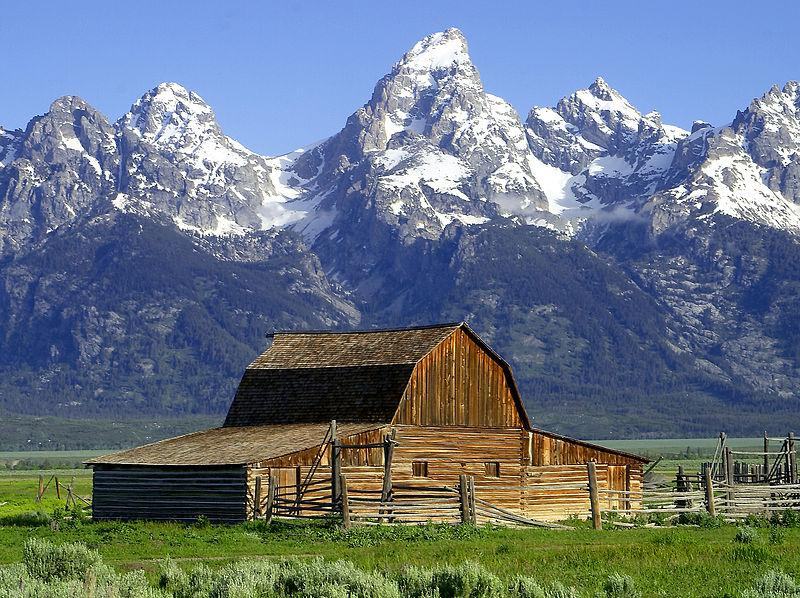
#> input picture Triambaka-back/img/input_image.png, 800 x 598 px, found by its file name
$ python steps.py
#> lines starting #> are read from the running program, lines starting #| are printed output that depends on the picture; after the words box and inside, x2 and y2 are one past the last pixel; in counts of white or black regions, pixels touching at a corner belong together
import cv2
import numpy as np
from scipy.fftpack import dct, idct
import matplotlib.pyplot as plt

# Helper functions (copied from your original code)
def scramble_watermark(watermark, perm_key):
    flat = watermark.flatten()
    np.random.seed(perm_key)
    perm = np.random.permutation(len(flat))
    scrambled_flat = flat[perm]
    scrambled = scrambled_flat.reshape(watermark.shape)
    return scrambled, perm

def generate_scrambled_watermark(shape, key, perm_offset=54321):
    np.random.seed(key)
    watermark = np.random.randint(0, 2, shape)
    perm_key = key + perm_offset
    scrambled, perm = scramble_watermark(watermark, perm_key)
    return watermark, scrambled, perm

def adaptive_delta(y_channel, factor=10, min_delta=2.0):
    contrast = np.std(y_channel)
    return max(contrast / factor, min_delta)

def qim_embed(coefficient, bit, delta):
    return np.round(coefficient / delta) * delta if bit == 0 else np.round((coefficient - delta/2) / delta) * delta + delta/2

def qim_extract(coefficient, delta):
    q0 = np.round(coefficient / delta) * delta
    q1 = q0 + delta/2
    return 0 if abs(coefficient - q0) < abs(coefficient - q1) else 1

# Load an image
input_path = "input_image.png"  # Replace with your image path
img = cv2.imread(input_path)
#> img is the input picture: shape (598, 800, 3); mean B, G, R 130.3, 117.4, 104.6
key = 12345  # Example key
delta = 5.0  # Example delta

# Step 1: Original Image
plt.figure(figsize=(6, 6))
plt.imshow(cv2.cvtColor(img, cv2.COLOR_BGR2RGB))
plt.title("1. Original Image")
plt.axis("off")
plt.show()

# Step 2: Convert to YCrCb Color Space
ycrcb = cv2.cvtColor(img, cv2.COLOR_BGR2YCrCb)
#> ycrcb: shape (598, 800, 3); mean of channels 0, 1, 2 115.1, 120.5, 136.6
plt.figure(figsize=(6, 6))
plt.imshow(cv2.cvtColor(ycrcb, cv2.COLOR_YCrCb2RGB))
plt.title("2. YCrCb Color Space Image")
plt.axis("off")
plt.show()

# Step 3: Split Y, Cr, and Cb Channels
y, cr, cb = cv2.split(ycrcb)
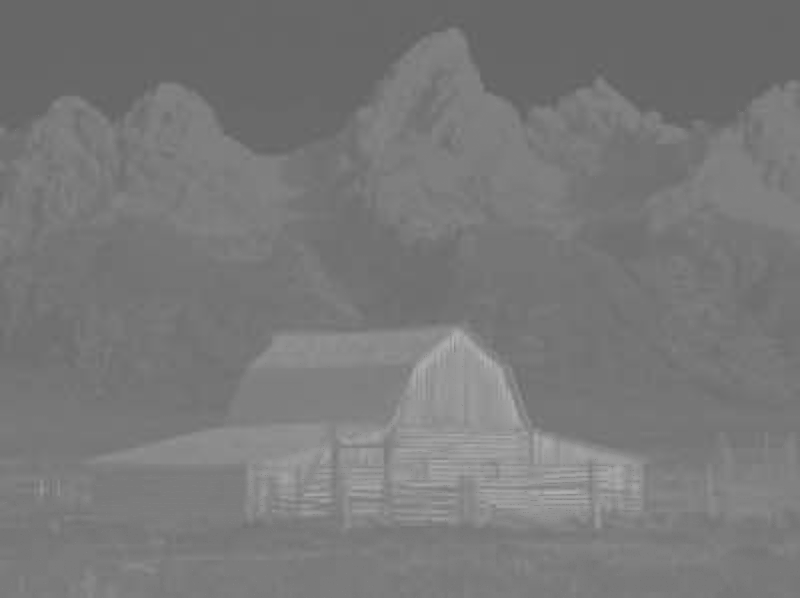
#> cr: shape (598, 800); min 98, max 176, mean 120.5
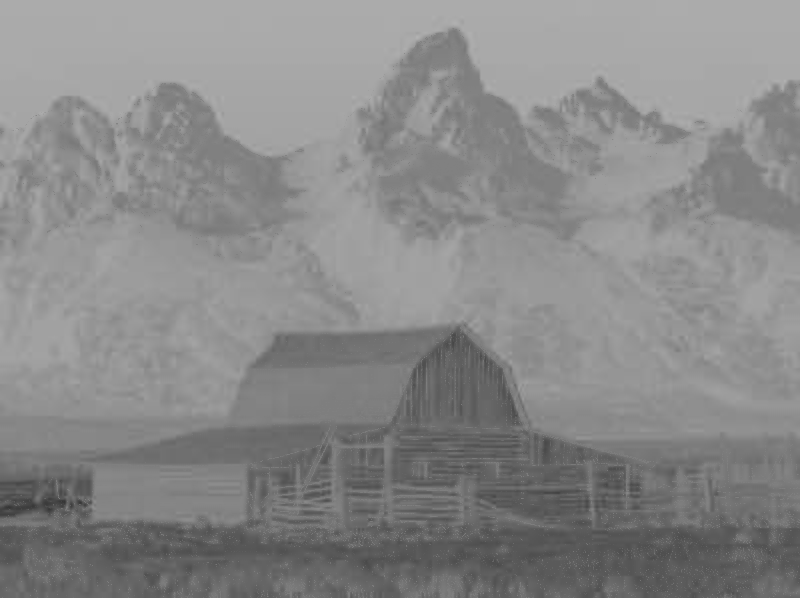
#> cb: shape (598, 800); min 53, max 178, mean 136.6
plt.figure(figsize=(15, 5))
plt.subplot(1, 3, 1)
plt.imshow(y, cmap="gray")
plt.title("Y Channel")
plt.axis("off")
plt.subplot(1, 3, 2)
plt.imshow(cr, cmap="gray")
plt.title("Cr Channel")
plt.axis("off")
plt.subplot(1, 3, 3)
plt.imshow(cb, cmap="gray")
plt.title("Cb Channel")
plt.axis("off")
plt.show()

# Step 4: Padding of Y Channel to Make It Divisible by 8x8 Blocks
h, w = y.shape
#> h = 598; w = 800
pad_h, pad_w = (8 - h % 8) % 8, (8 - w % 8) % 8
#> pad_h = 2; pad_w = 0
y_padded = cv2.copyMakeBorder(y, 0, pad_h, 0, pad_w, cv2.BORDER_REFLECT)

# Draw grid lines for 8x8 blocks
y_padded_with_grid = y_padded.copy()
for i in range(0, y_padded_with_grid.shape[0], 8):
    cv2.line(y_padded_with_grid, (0, i), (y_padded_with_grid.shape[1], i), (255, 0, 0), 1)
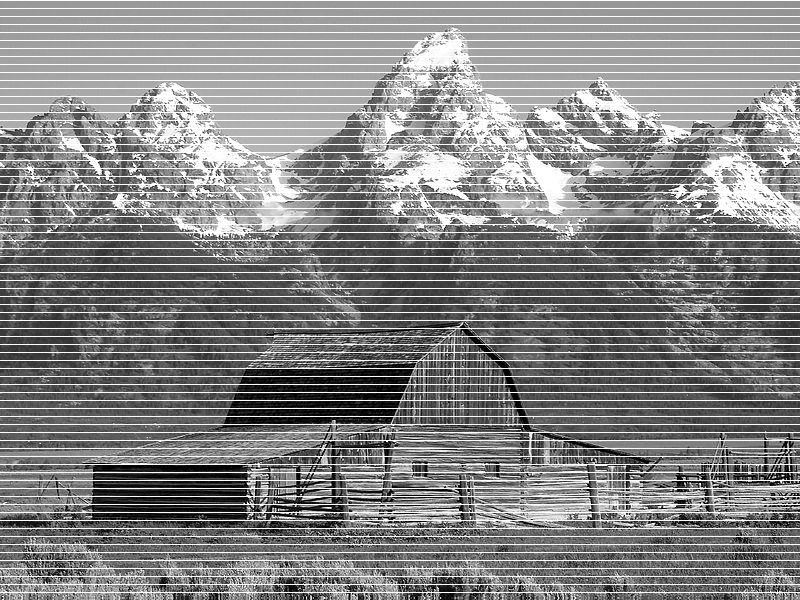
#> y_padded_with_grid: shape (600, 800); min 0, max 255, mean 132.5
for j in range(0, y_padded_with_grid.shape[1], 8):
    cv2.line(y_padded_with_grid, (j, 0), (j, y_padded_with_grid.shape[0]), (255, 0, 0), 1)
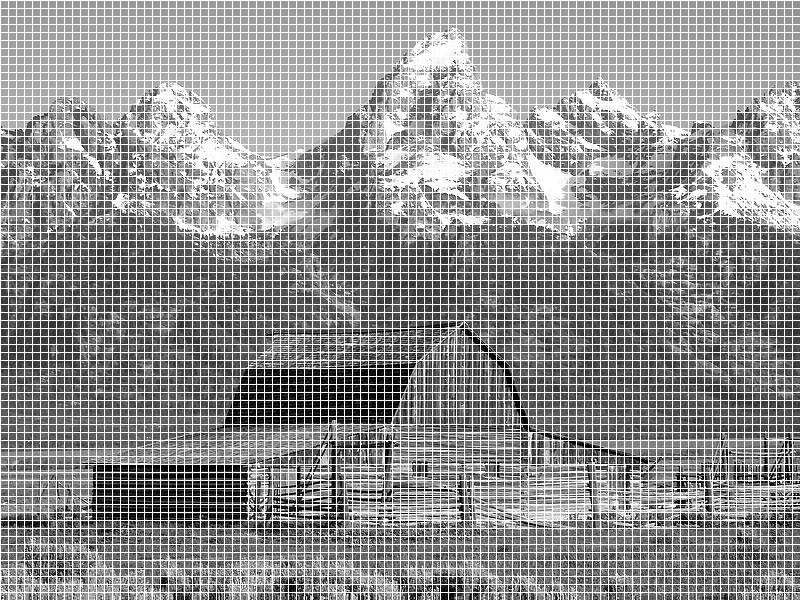
#> y_padded_with_grid: shape (600, 800); 10.88% of pixels changed, all inside (x1, y1, x2, y2) = (0, 1, 793, 600)

plt.figure(figsize=(6, 6))
plt.imshow(y_padded_with_grid, cmap="gray")
plt.title("4. Y Channel with Padding and 8x8 Blocks")
plt.axis("off")
plt.show()

# Step 5: Generate a Scrambled Watermark
watermark_shape = (y_padded.shape[0] // 8, y_padded.shape[1] // 8)
#> watermark_shape = (75, 100)
orig_watermark, scrambled_watermark, _ = generate_scrambled_watermark(watermark_shape, key)
#> in generate_scrambled_watermark, `scrambled, perm = scramble_watermark(watermark, perm_key)`:
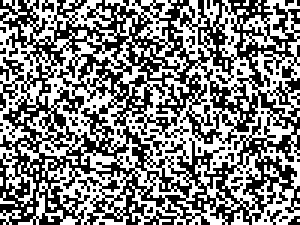
#> watermark: shape (75, 100) int64 (shown 3 times larger); values 0 (black) and 1 (white), 50.9% white; black in thin lines or dots
plt.figure(figsize=(10, 5))
plt.subplot(1, 2, 1)
plt.imshow(orig_watermark, cmap="gray")
plt.title("Original Watermark")
plt.axis("off")
plt.subplot(1, 2, 2)
plt.imshow(scrambled_watermark, cmap="gray")
plt.title("Scrambled Watermark")
plt.axis("off")
plt.show()

# Step 6: Apply 2D DCT to Each 8x8 Block
block = y_padded[0:8, 0:8].astype(float)
dct_block = dct(dct(block.T, norm='ortho').T, norm='ortho')
plt.figure(figsize=(10, 5))
plt.subplot(1, 2, 1)
plt.imshow(block, cmap="gray")
plt.title("Original 8x8 Block")
plt.axis("off")
plt.subplot(1, 2, 2)
plt.imshow(np.log(abs(dct_block) + 1e-10), cmap="gray")  # Log scale for better visualization
plt.title("2D DCT of 8x8 Block")
plt.axis("off")
plt.show()

# Step 7: Embed Watermark Bits into Selected DCT Coefficients Using QIM
bit = scrambled_watermark[0, 0]  # Example bit
#> bit = 0
for pos in [(1, 1), (2, 2), (3, 3)]:  # Example positions
    dct_block[pos] = qim_embed(dct_block[pos], bit, delta)
plt.figure(figsize=(6, 6))
plt.imshow(np.log(abs(dct_block) + 1e-10), cmap="gray")
plt.title("7. DCT Block After Embedding Watermark")
plt.axis("off")
plt.show()
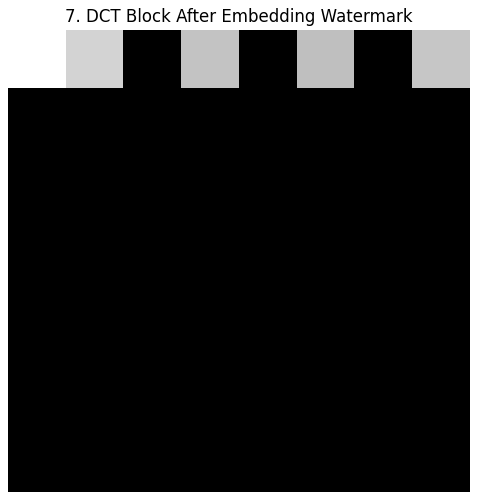
#> figure drawn by matplotlib, 1 panel

# Step 8: Apply Inverse 2D DCT to Reconstruct the Y Channel
idct_block = idct(idct(dct_block.T, norm='ortho').T, norm='ortho')
plt.figure(figsize=(6, 6))
plt.imshow(idct_block, cmap="gray")
plt.title("8. Reconstructed 8x8 Block (Inverse DCT)")
plt.axis("off")
plt.show()
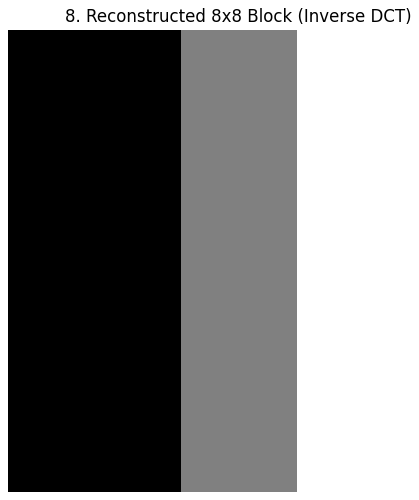
#> figure drawn by matplotlib, 1 panel

# Step 9: Merge Y, Cr, and Cb Channels and Convert Back to BGR
y_processed = y_padded[:h, :w].astype(np.uint8)
final_frame = cv2.cvtColor(cv2.merge([y_processed, cr, cb]), cv2.COLOR_YCrCb2BGR)
plt.figure(figsize=(6, 6))
plt.imshow(cv2.cvtColor(final_frame, cv2.COLOR_BGR2RGB))
plt.title("9. Merged YCrCb and Converted to BGR")
plt.axis("off")
plt.show()

# Step 10: Watermarked Image
plt.figure(figsize=(6, 6))
plt.imshow(cv2.cvtColor(final_frame, cv2.COLOR_BGR2RGB))
plt.title("10. Watermarked Image")
plt.axis("off")
plt.show()
